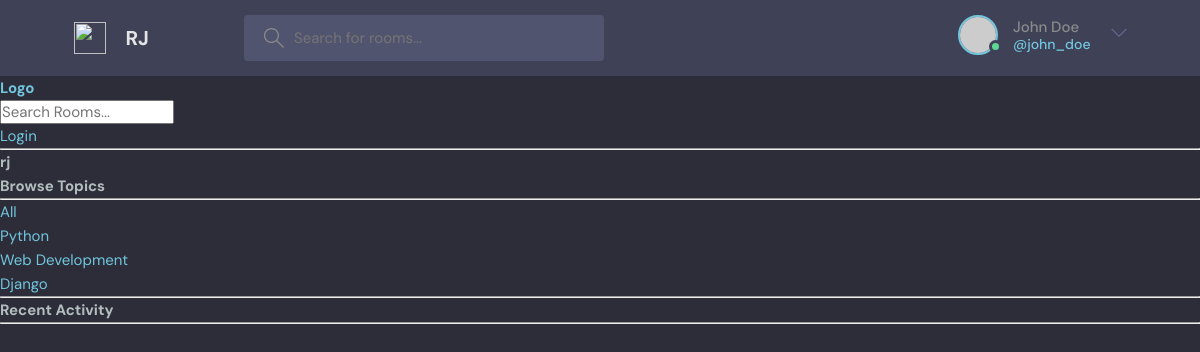
The page /profile/4/ on the database its author committed.
### base/models.py (models this page shows, shortened)
class Topic(models.Model):
    name = models.CharField(max_length=200)

### base/views.py (the view)
# urls.py: path('profile/<str:pk>/', views.userProfile, name="user-profile"),
def userProfile(request, pk):
    user = User.objects.get(id=pk)
    rooms = user.room_set.all()
    room_messages = user.message_set.all()
    topics = Topic.objects.all()
    context = {'user':user, 'rooms':rooms,'room_messages': room_messages, 'topics': topics}
    return render(request, 'base/profile.html', context)

### base/templates/base/profile.html (shortened to what this page needs)
{% extends 'main.html' %}
{%  block content %}
<h1>{{user.username}}</h1>
<div class="profile-container">
    <div>
        {% include 'base/topics_component.html' %}
         <hr>
    </div>
       <div>
           {% include 'base/activity_component.html' %}
    </div>
</div>
{% endblock content %}

### base/templates/base/topics_component.html
        <h3>Browse Topics</h3>
        <hr>
        <div>
            <a href="{% url 'home' %}">All</a>
        </div>
        {% for topic in topics %}
        <div>
            <a href="{% url 'home' %}?q={{topic.name}}">{{topic.name}}</a>
        </div>
        {% endfor %}

### static/styles/style.css (style rules this page uses)
:root { --color-main: #71c6dd; --color-main-light: #e1f6fb; --color-dark: #3f4156; --color-dark-medium: #51546e; --color-dark-light: #696d97; --color-light: #e5e5e5; --color-gray: #8b8b8b; --color-light-gray: #b2bdbd; --color-bg: #2d2d39; --color-success: #5dd693; --color-error: #fc4b0b; }
* { font-family: "DM Sans", -apple-system, BlinkMacSystemFont, "Segoe UI", Roboto, Oxygen, Ubuntu, Cantarell, "Open Sans", "Helvetica Neue", sans-serif; margin: 0; padding: 0; box-sizing: border-box; text-rendering: optimizeLegibility; font-size: inherit; }
html { font-size: 56.25%; }
@media only screen and (min-width: 1200px) { html { font-size: 62.5%; } }
body { line-height: 1.6; font-weight: 400; font-size: 1.5rem; color: var(--color-light-gray); background-color: var(--color-bg); min-height: 100vh; }
a { display: inline-block; color: var(--color-main); text-decoration: none; }

### base/templates/base/profile.html (style rules this page uses)
.profile-container { display: grid; grid-template-columns: 1fr, 3fr, 1fr; }

### rows shown on the page
Topic: name "Python"
Topic: name "Web Development"
Topic: name "Django"

### other values the page prints
{{ user.username }} "rj"
